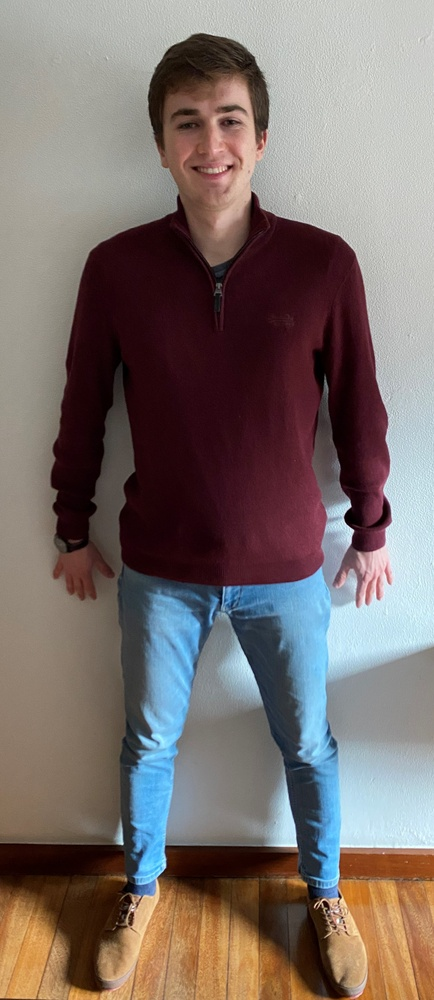
#> input picture shape_detection/histogram/persona4.jpg, 434 x 1000 px, shrunk from 1738 x 4006 before the run, found by its file name
$ python shapeDetection.py
#> lines starting #> are read from the running program, lines starting #| are printed output that depends on the picture; after the words box and inside, x2 and y2 are one past the last pixel; in counts of white or black regions, pixels touching at a corner belong together
import cv2
from matplotlib import pyplot as plt
import numpy as np

img = cv2.imread('shape_detection/histogram/persona4.jpg', 0)
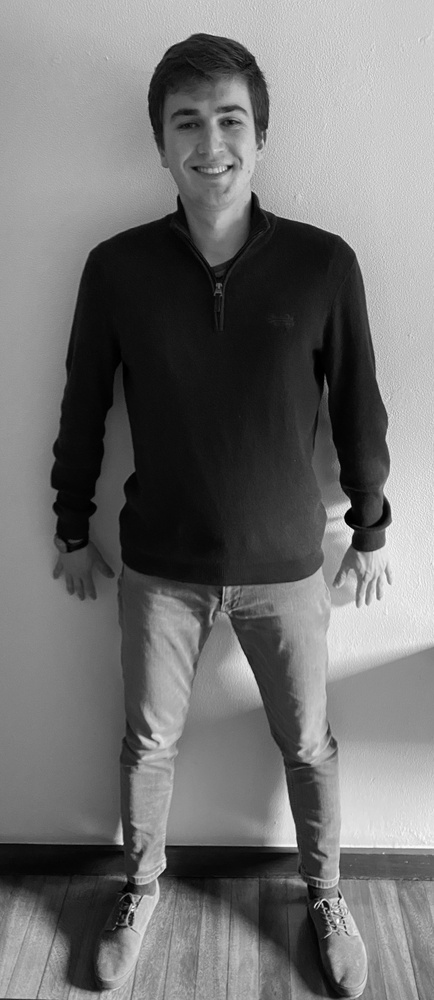
#> img: shape (1000, 434); min 0, max 255, mean 114.1
histg = cv2.calcHist([img], [0], None, [256], [0,256])
#> histg = 256 values, max 5323 at index 14, min 1 at index 253, mean 1695.3

plt.plot(histg)
plt.show()
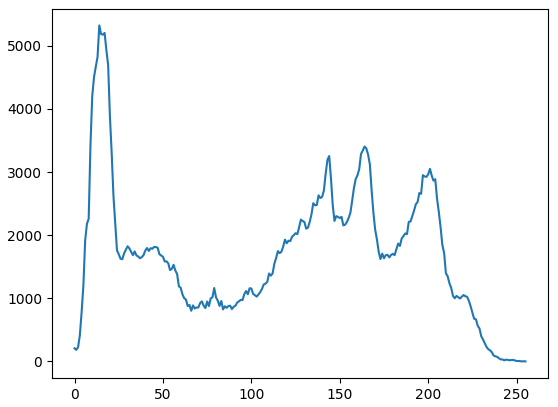
#> figure drawn by matplotlib, 1 panel; curve peaks at x = 14, y = 5323

th2 = cv2.adaptiveThreshold(img, 255, cv2.ADAPTIVE_THRESH_GAUSSIAN_C, cv2.THRESH_BINARY, 3, 12)
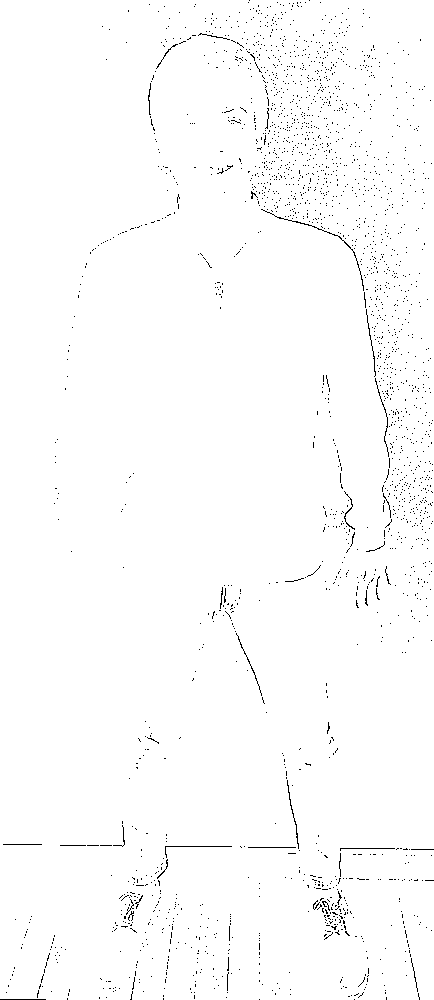
#> th2: shape (1000, 434); 98.8% white; black in thin lines or dots

#plt.imshow(th2, 'gray')
#plt.show()
#th2d = cv2.bilateralFilter(th2, None, 15, 75)
th2d = (255-th2)
#> th2d: shape (1000, 434); 1.2% white in thin lines or dots
#kernel = np.ones((3,3), np.uint8)
#th2e = cv2.morphologyEx(th2d, cv2.MORPH_CLOSE, kernel, iterations=6)

kernel = np.ones((3,3), np.uint8)/9
th2e = cv2.filter2D(th2d, -1, kernel)

# [5 lines of commented-out code are left out]
kernel = np.ones((10,10), np.uint8)
th2e = cv2.morphologyEx(th2e, cv2.MORPH_CLOSE, kernel, iterations=3)
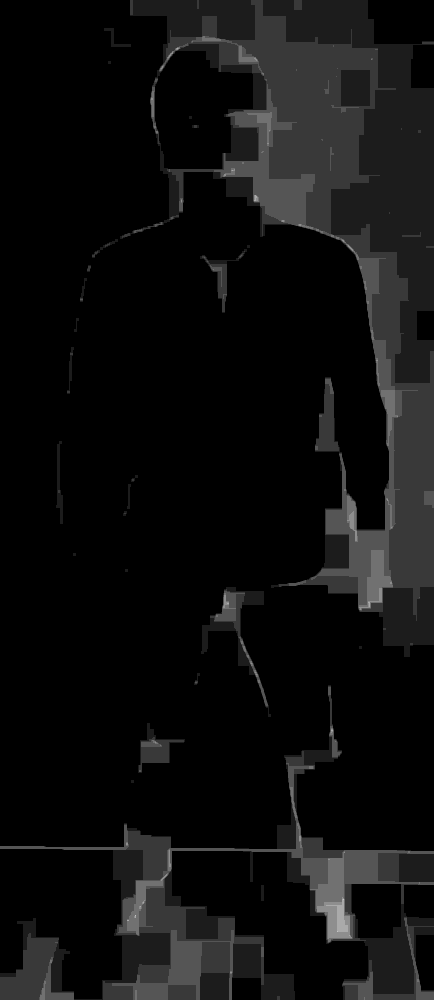
#> th2e: shape (1000, 434); min 0, max 198, mean 14

# Find outer contour and fill with white
cnts = cv2.findContours(th2e, cv2.RETR_EXTERNAL, cv2.CHAIN_APPROX_SIMPLE)
#> cnts = 23 contours, 11 with area under 20; largest, box (x1, y1, x2, y2) and area: (120, 0, 434, 657) 84695, (0, 685, 434, 1000) 36332, (201, 587, 271, 717) 1806, (138, 723, 185, 773) 812, (200, 249, 247, 313) 512
cnts = cnts[0] if len(cnts) == 2 else cnts[1]
cv2.fillPoly(th2e, cnts, [255,255,255])
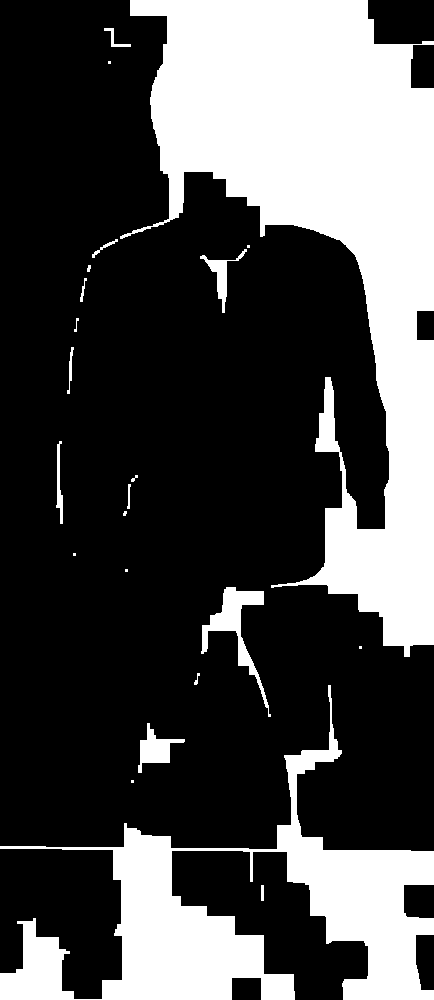
#> th2e: shape (1000, 434); 29.6% white; 23 white regions (7 under 20 px), largest, box (x1, y1, x2, y2) and area: (120, 0, 434, 657) 86041, (0, 685, 434, 1000) 37733, (201, 587, 271, 717) 2020

kernel = np.ones((7,7), np.uint8)
th2e = cv2.morphologyEx(th2e, cv2.MORPH_OPEN, kernel, iterations=7)
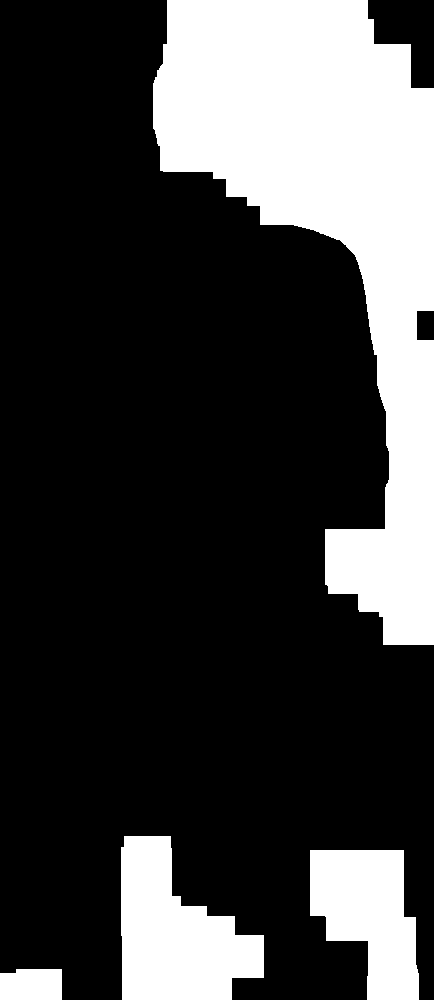
#> th2e: shape (1000, 434); 25.4% white; 4 white regions, box (x1, y1, x2, y2) and area: (153, 0, 434, 645) 81883, (121, 836, 264, 1000) 15168, (310, 850, 419, 1000) 11392, (0, 969, 62, 1000) 1858


# [4 lines of commented-out code are left out]


plt.imshow(th2e, 'gray')
plt.show()

cv2.imwrite('persona_util.jpg', th2e)

prueba_mask = cv2.bitwise_and(img, img, mask=th2e)
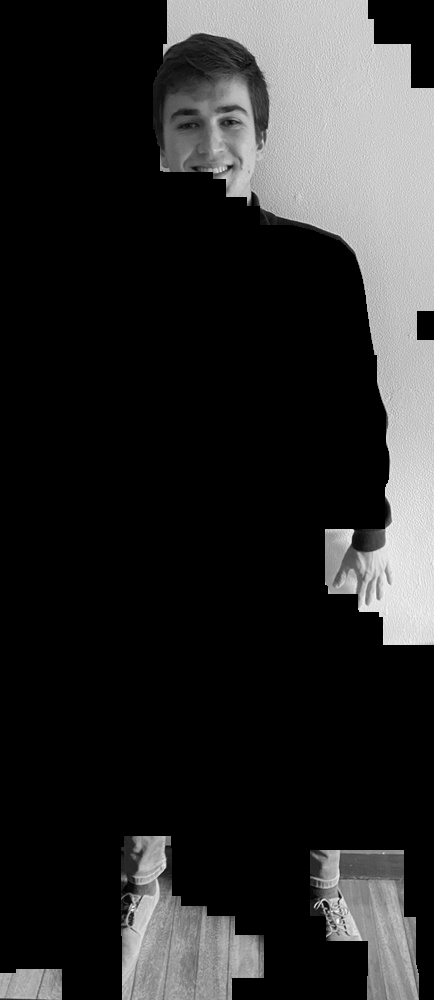
#> prueba_mask: shape (1000, 434); min 0, max 254, mean 42.3
plt.imshow(prueba_mask, 'gray')
plt.show()
cv2.imwrite('persona_mask.jpg', prueba_mask)

$ run again, with shape_detection/histogram/CR7.jpg copied over shape_detection/histogram/persona4.jpg
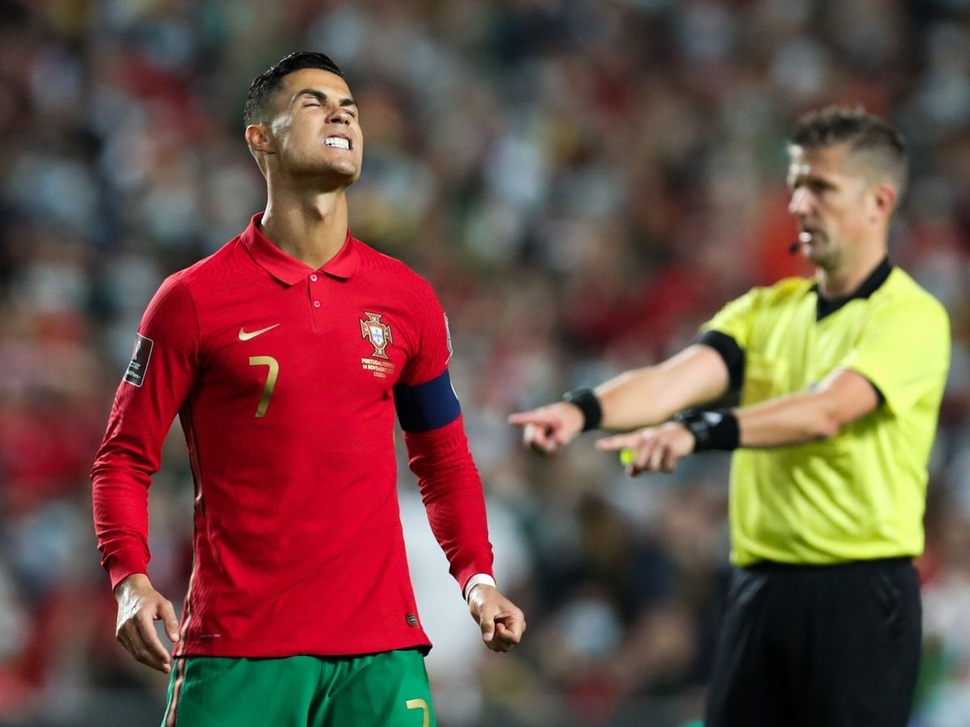
#> input picture shape_detection/histogram/CR7.jpg, 970 x 727 px, shrunk from 1200 x 900 before the run, found by its file name
#> histg = 256 values, max 10508 at index 69, min 15 at index 255, mean 2754.6
#> `th2 = cv2.adaptiveThreshold(img, 255, cv2.ADAPTIVE_THRESH_GAUSSIAN_C, ..`:
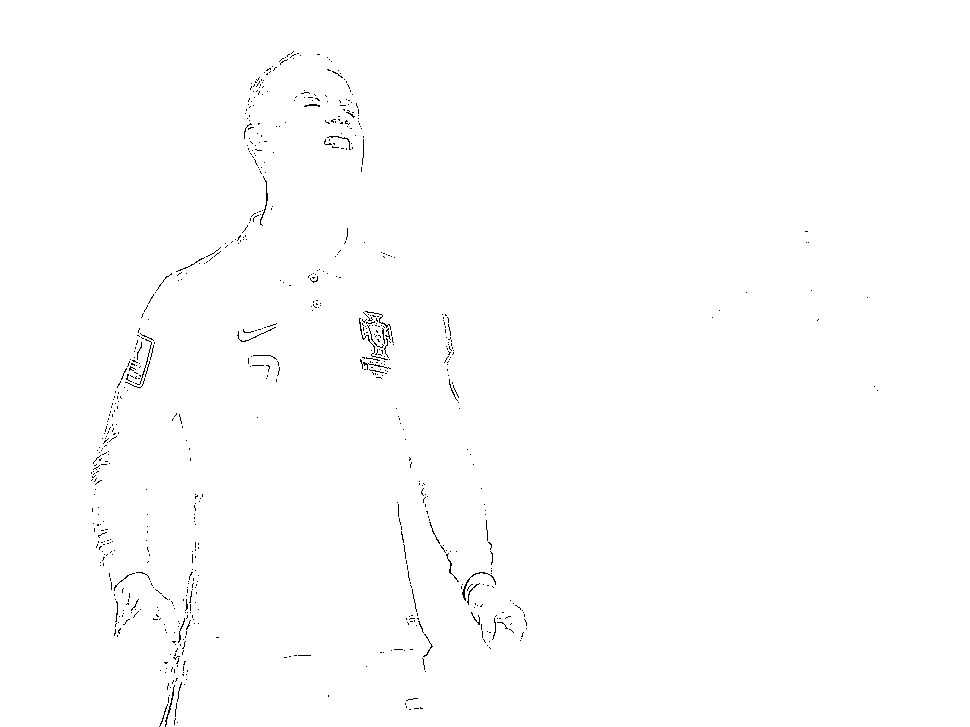
#> th2: shape (727, 970); 99.5% white; black in thin lines or dots, all inside (x1, y1, x2, y2) = (91, 51, 878, 727)
#> cnts = 33 contours, 18 with area under 20; largest, box (x1, y1, x2, y2) and area: (93, 53, 368, 727) 18348, (382, 483, 531, 676) 6316, (361, 313, 398, 383) 1895, (239, 325, 284, 386) 1481, (282, 252, 345, 315) 934
#> `cv2.fillPoly(th2e, cnts, [255,255,255])`:
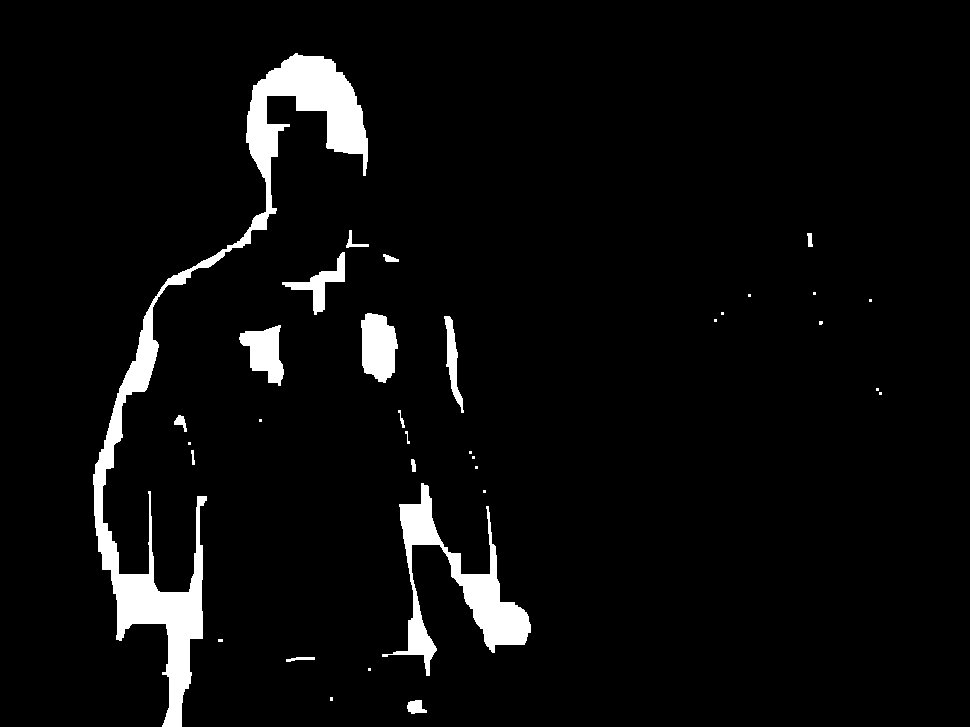
#> th2e: shape (727, 970); 4.6% white; 33 white regions (17 under 20 px), largest, box (x1, y1, x2, y2) and area: (93, 53, 368, 727) 19579, (382, 483, 531, 676) 6803, (361, 313, 398, 383) 1988

$ run again, with shape_detection/histogram/nadal.jpg copied over shape_detection/histogram/persona4.jpg
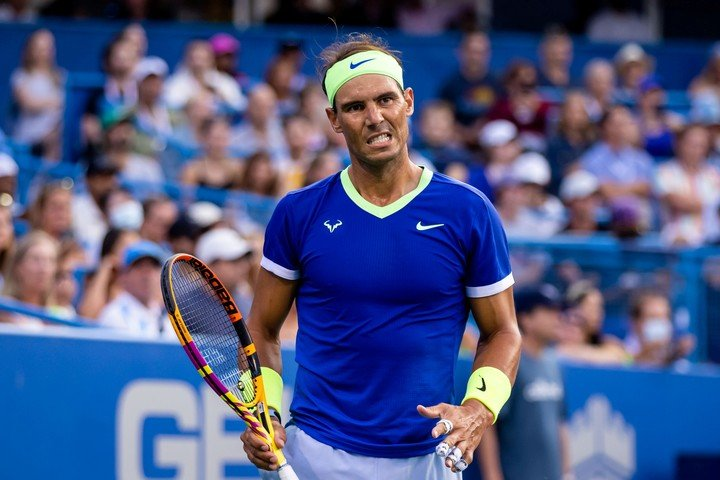
#> input picture shape_detection/histogram/nadal.jpg, 720 x 480 px, found by its file name
#> histg = 256 values, max 5203 at index 73, min 38 at index 254, mean 1350
#> `th2 = cv2.adaptiveThreshold(img, 255, cv2.ADAPTIVE_THRESH_GAUSSIAN_C, ..`:
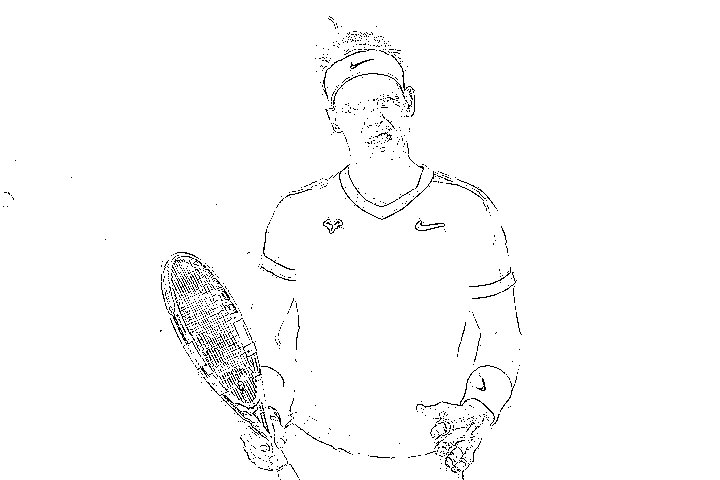
#> th2: shape (480, 720); 98.2% white; black in thin lines or dots, all inside (x1, y1, x2, y2) = (3, 16, 522, 480)
#> cnts = 6 contours, 4 with area under 20; largest, box (x1, y1, x2, y2) and area: (162, 18, 526, 480) 90718, (0, 194, 18, 211) 214
#> `prueba_mask = cv2.bitwise_and(img, img, mask=th2e)`:
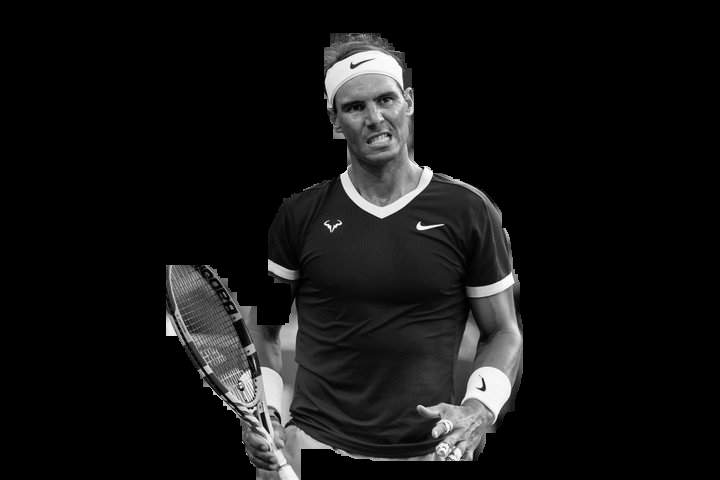
#> prueba_mask: shape (480, 720); min 0, max 255, mean 19.9
